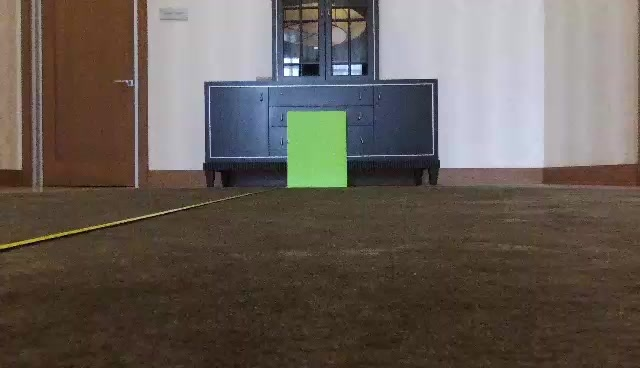
#> input picture drone.jpg, 640 x 368 px
$ python calibrate_distance.py   (Python 2 division)   (older library calls are emulated)
#> lines starting #> are read from the running program, lines starting #| are printed output that depends on the picture; after the words box and inside, x2 and y2 are one past the last pixel; in counts of white or black regions, pixels touching at a corner belong together; long printed decimals are rounded
#> further down, image is the input picture: shape (368, 640, 3); mean B, G, R 85.8, 93.2, 102.1
# import the necessary packages
import numpy as np
import cv2

greenLower = (29, 86, 6)
greenUpper = (64, 255, 255)


def find_marker(image):

	hsv = cv2.cvtColor(image, cv2.COLOR_BGR2HSV)
#> hsv: shape (368, 640, 3); mean H, S, V 46.2, 82.9, 108.3
	mask = cv2.inRange(hsv, greenLower, greenUpper)
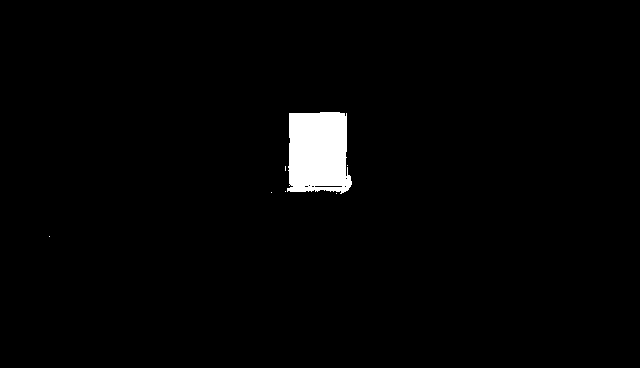
#> mask: shape (368, 640); 1.9% white; 7 white regions (6 under 20 px), largest, box (x1, y1, x2, y2) and area: (287, 112, 352, 194) 4578
	mask = cv2.erode(mask, None, iterations=2)
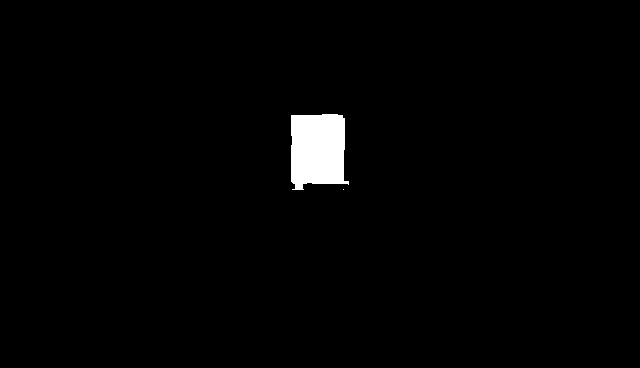
#> mask: shape (368, 640); 1.6% white; 2 white regions (1 under 20 px), largest, box (x1, y1, x2, y2) and area: (291, 114, 349, 190) 3753
	mask = cv2.dilate(mask, None, iterations=2)
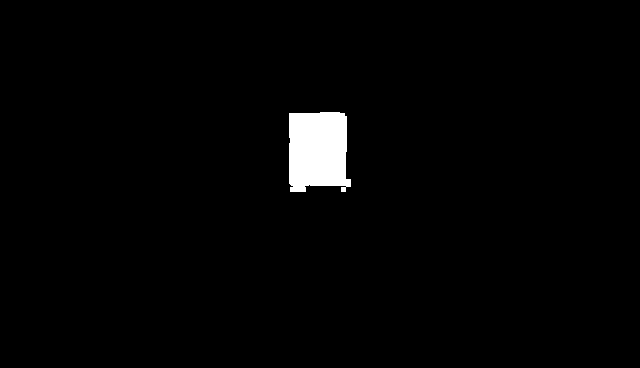
#> mask: shape (368, 640); 1.9% white; 1 white region

	cnts = cv2.findContours(mask.copy(), cv2.RETR_EXTERNAL,
	cv2.CHAIN_APPROX_SIMPLE)[-2]
#> cnts = 1 contour; box (x1, y1, x2, y2) and area: (289, 112, 351, 192) 4212

	# only proceed if at least one contour was found
	if len(cnts) > 0:
		# find the largest contour in the mask, then use
		# it to compute the minimum enclosing circle and
		# centroid
		c = max(cnts, key=cv2.contourArea)
#> c = contour of 41 points, box (x1, y1, x2, y2) (289, 112, 351, 192), area 4212
		# ((x, y), radius) = cv2.minEnclosingCircle(c)
		M = cv2.moments(c)
#> M = moments, m00 4212, centre m10/m00, m01/m00 = (317.3, 149.9)
		center = (int(M["m10"] / M["m00"]), int(M["m01"] / M["m00"]))
#> center = (317, 149)
		cv2.circle(image, center, 5, (0, 0, 255), -1)
#> image: shape (368, 640, 3); 0.03% of pixels changed, all inside (x1, y1, x2, y2) = (312, 144, 323, 155)

	# # convert the image to grayscale, blur it, and detect edges
	# gray = cv2.cvtColor(image, cv2.COLOR_BGR2GRAY)
	# gray = cv2.GaussianBlur(gray, (5, 5), 0)
	# edged = cv2.Canny(gray, 35, 125)


	# compute the bounding box of the of the paper region and return it
	return cv2.minAreaRect(c)


def distance_to_camera(knownWidth, focalLength, perWidth):
	# compute and return the distance from the maker to the camera
	return (knownWidth * focalLength) / perWidth


# initialize the known distance from the camera to the object, which
# in this case is 24 inches
KNOWN_DISTANCE = 74.5

# initialize the known object width, which in this case, the piece of
# paper is 11 inches wide
KNOWN_WIDTH = 17.25

# initialize the list of images that we'll be using
IMAGE_PATHS = ["drone.jpg"]#, "images/3ft.png", "images/4ft.png"]

# load the furst image that contains an object that is KNOWN TO BE 2 feet
# from our camera, then find the paper marker in the image, and initialize
# the focal length
image = cv2.imread(IMAGE_PATHS[0])
marker = find_marker(image)
#> marker = ((319.5, 151.5), (79, 61), -90)
focalLength = (marker[1][0] * KNOWN_DISTANCE) / KNOWN_WIDTH
#> focalLength = 341.2
print focalLength
#| 341.188

#114

focalLength = 401.652173913

#Don't need, can use to test______________
# loop over the images
for imagePath in IMAGE_PATHS:
	# load the image, find the marker in the image, then compute the
	# distance to the marker from the camera
	image = cv2.imread(imagePath)
	marker = find_marker(image)
	inches = distance_to_camera(KNOWN_WIDTH, focalLength, marker[1][0])
#> inches = 87.7

	# draw a bounding box around the image and display it
	box = np.int0(cv2.cv.BoxPoints(marker))
#> box = [[349, 191], [288, 191], [288, 112], [349, 112]]
	cv2.drawContours(image, [box], -1, (0, 255, 0), 2)
	cv2.putText(image, "%.2fin" % (inches),
		(image.shape[1] - 200, image.shape[0] - 20), cv2.FONT_HERSHEY_SIMPLEX,
		2.0, (0, 255, 0), 3)
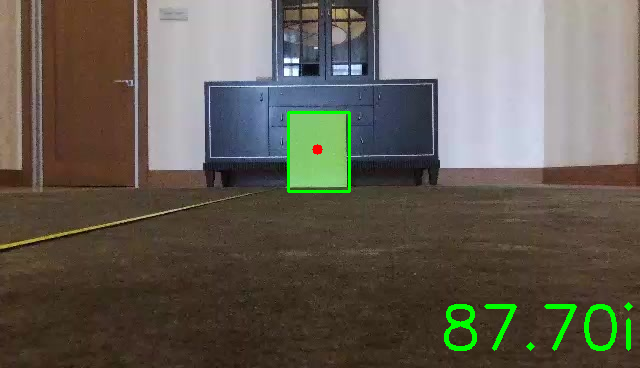
#> image: shape (368, 640, 3); mean B, G, R 85.1, 95.6, 101.2
	cv2.imshow("image", image)
	cv2.waitKey(0)
